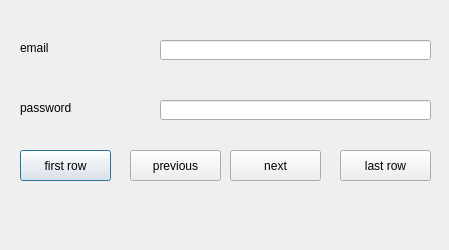
<?xml version="1.0" encoding="UTF-8"?>
<ui version="4.0">
 <class>Dialog</class>
 <widget class="QDialog" name="Dialog">
  <property name="geometry">
   <rect>
    <x>0</x>
    <y>0</y>
    <width>449</width>
    <height>250</height>
   </rect>
  </property>
  <property name="windowTitle">
   <string>Dialog</string>
  </property>
  <widget class="QLabel" name="label">
   <property name="geometry">
    <rect>
     <x>20</x>
     <y>40</y>
     <width>111</width>
     <height>16</height>
    </rect>
   </property>
   <property name="text">
    <string>email</string>
   </property>
  </widget>
  <widget class="QLabel" name="label_2">
   <property name="geometry">
    <rect>
     <x>20</x>
     <y>100</y>
     <width>111</width>
     <height>16</height>
    </rect>
   </property>
   <property name="text">
    <string>password</string>
   </property>
  </widget>
  <widget class="QLineEdit" name="eamil">
   <property name="geometry">
    <rect>
     <x>160</x>
     <y>40</y>
     <width>271</width>
     <height>20</height>
    </rect>
   </property>
  </widget>
  <widget class="QLineEdit" name="passwd">
   <property name="geometry">
    <rect>
     <x>160</x>
     <y>100</y>
     <width>271</width>
     <height>20</height>
    </rect>
   </property>
  </widget>
  <widget class="QPushButton" name="first">
   <property name="geometry">
    <rect>
     <x>20</x>
     <y>150</y>
     <width>91</width>
     <height>31</height>
    </rect>
   </property>
   <property name="text">
    <string>first row</string>
   </property>
  </widget>
  <widget class="QPushButton" name="previous">
   <property name="geometry">
    <rect>
     <x>130</x>
     <y>150</y>
     <width>91</width>
     <height>31</height>
    </rect>
   </property>
   <property name="text">
    <string>previous</string>
   </property>
  </widget>
  <widget class="QPushButton" name="next">
   <property name="geometry">
    <rect>
     <x>230</x>
     <y>150</y>
     <width>91</width>
     <height>31</height>
    </rect>
   </property>
   <property name="text">
    <string>next</string>
   </property>
  </widget>
  <widget class="QPushButton" name="last">
   <property name="geometry">
    <rect>
     <x>340</x>
     <y>150</y>
     <width>91</width>
     <height>31</height>
    </rect>
   </property>
   <property name="text">
    <string>last row</string>
   </property>
  </widget>
  <widget class="QLabel" name="message">
   <property name="geometry">
    <rect>
     <x>20</x>
     <y>205</y>
     <width>411</width>
     <height>31</height>
    </rect>
   </property>
   <property name="text">
    <string/>
   </property>
  </widget>
 </widget>
 <resources/>
 <connections/>
</ui>
